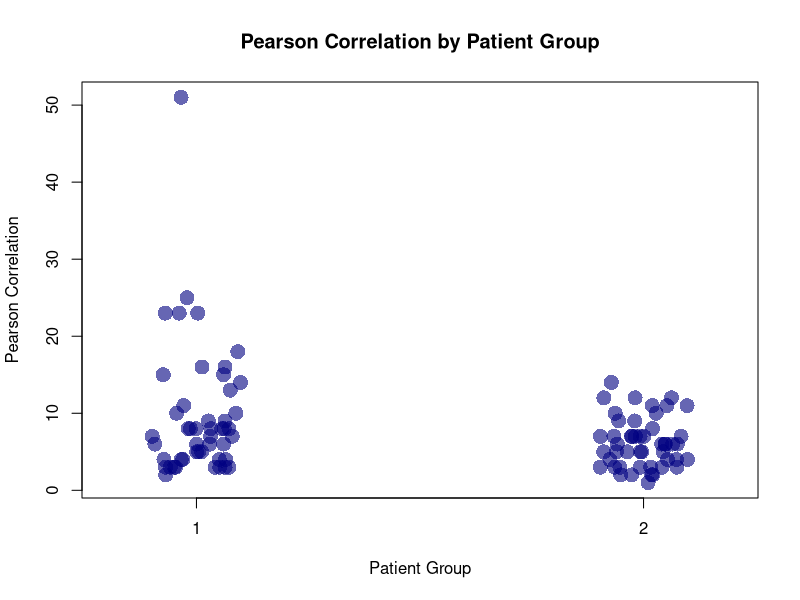
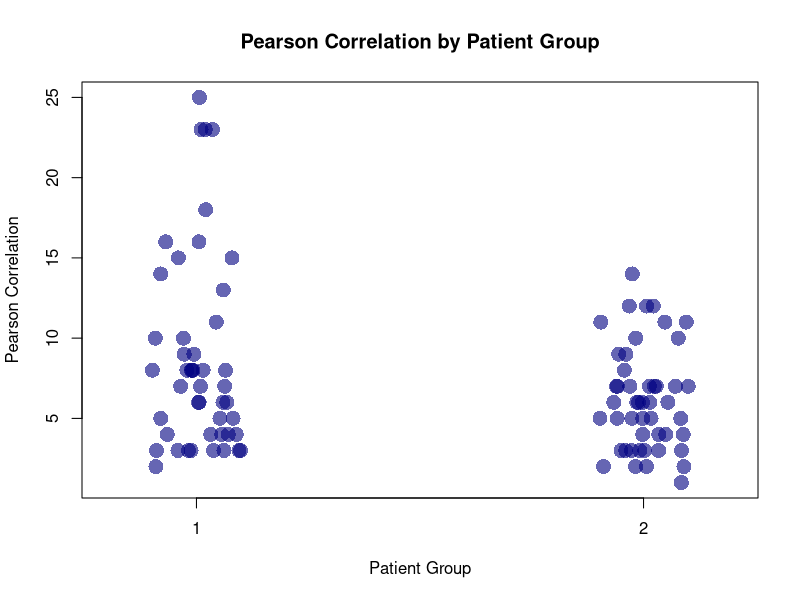
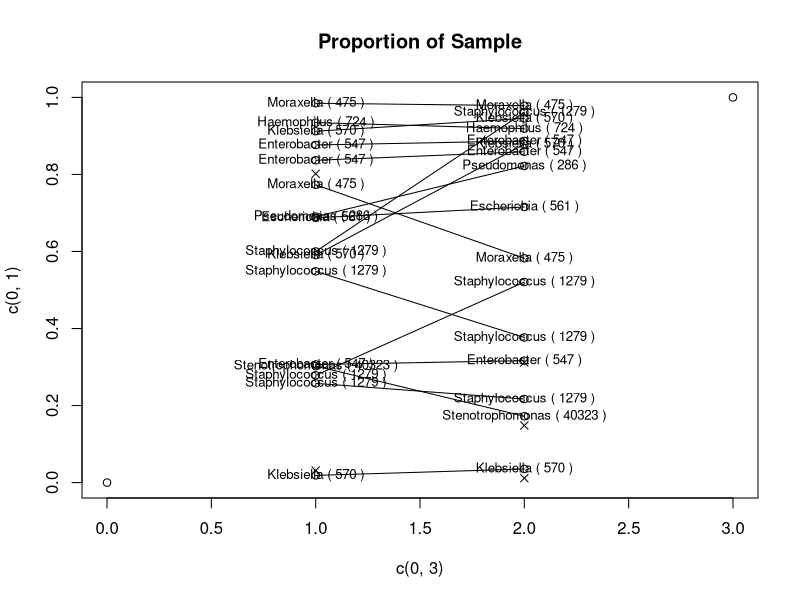
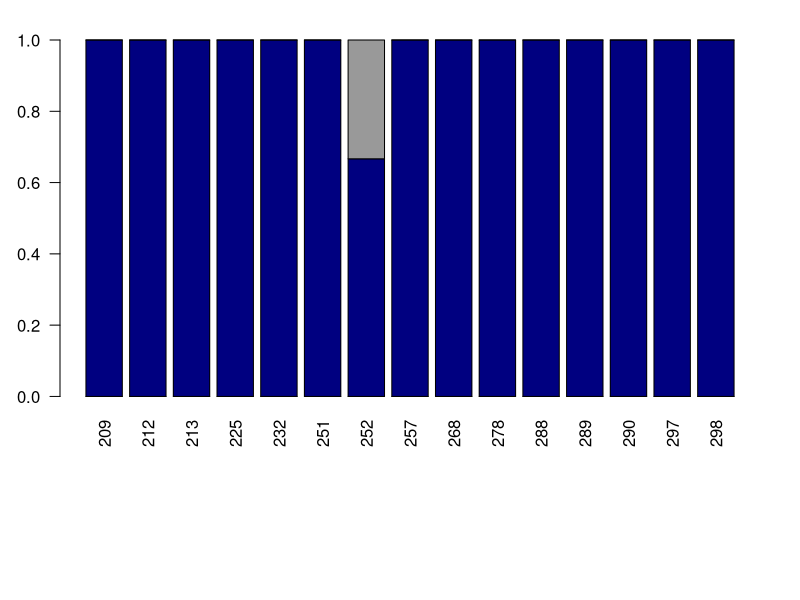
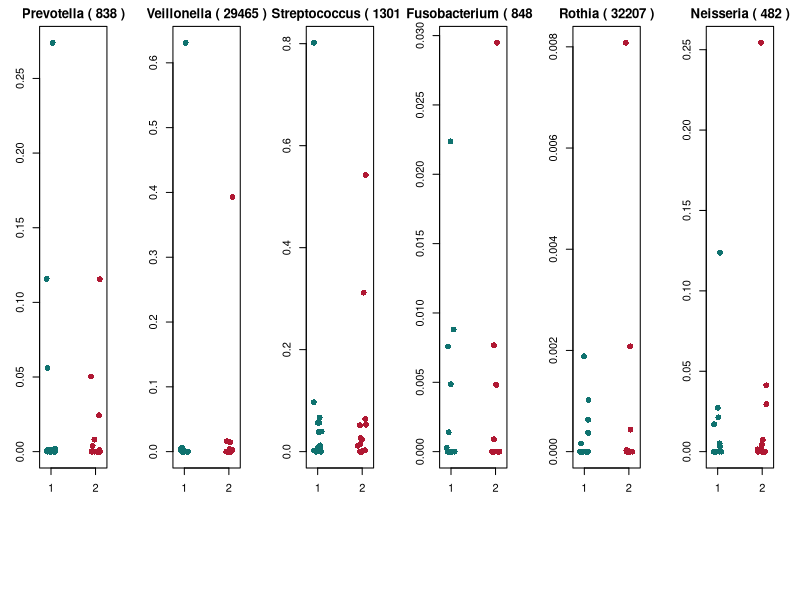
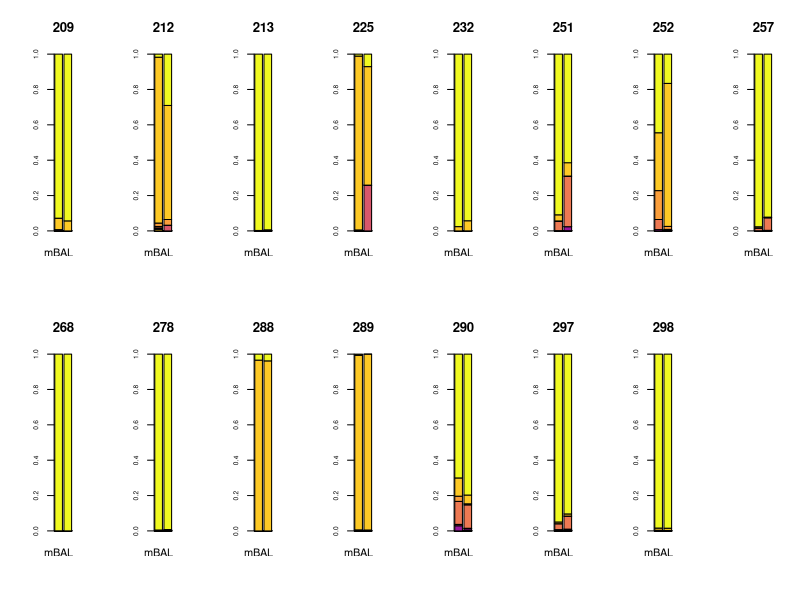
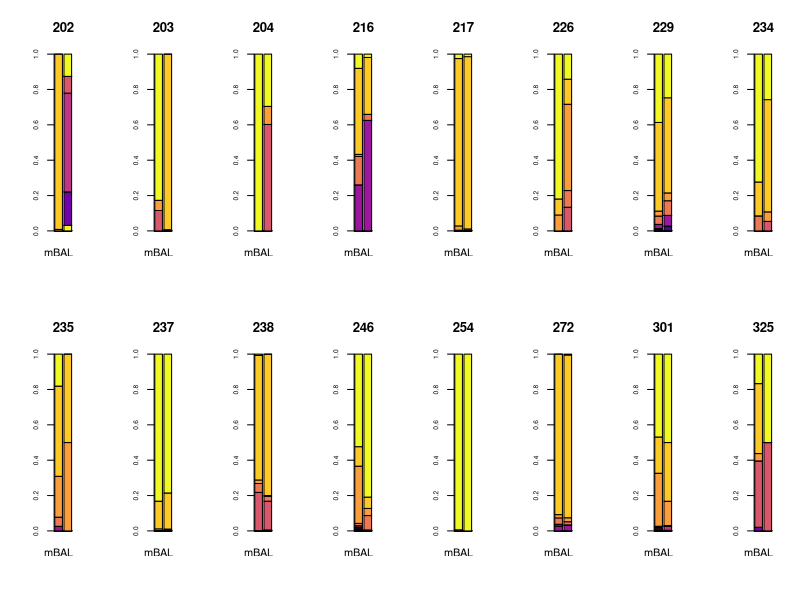
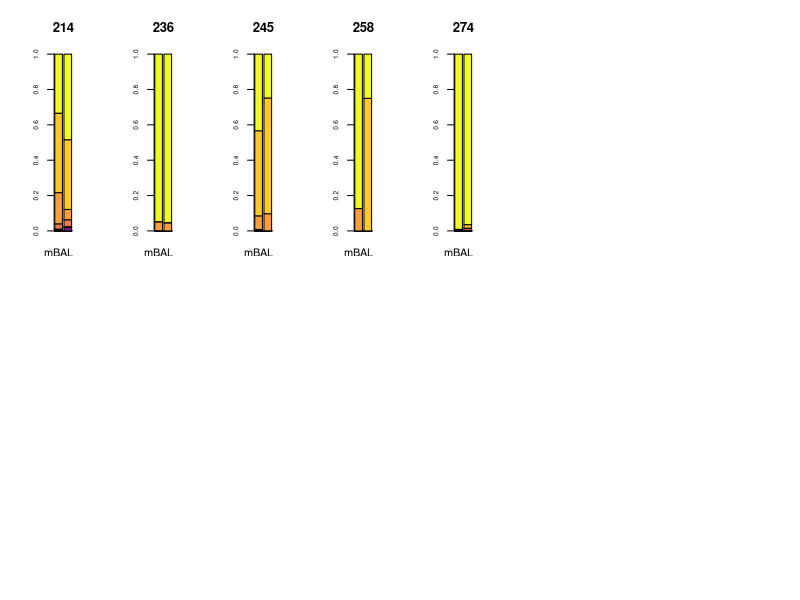

Reproduce these figures in R, in order.
## ---- chunk 1
knitr::opts_chunk$set(echo = TRUE, warning=FALSE, message=FALSE)
library(scales)
library(vegan)
library(viridis)
## ---- chunk 2
#IMPORT DATA
#.csv of all microbes by TA/mBAL sample ID
all_microbe_data <- read.csv('./data/BM_4/merged_genusrpm.tsv', sep='\t', header=TRUE, row.names=1)

#read in metadata
metadata <- read.csv('./data/tavmbal_metadata_noviruses.tsv', sep='\t', row.names=1)
## ---- chunk 3
burden <- colSums(all_microbe_data) 
## ---- chunk 4
# TOTAL BURDEN (all TA v all mBAL)
print(wilcox.test(burden[names(burden) %in% as.character(unlist(metadata[metadata$effective_group %in% c(1,2,3,4),]["TA_DNAseq_filename"]))],burden[names(burden) %in% as.character(unlist(metadata[metadata$effective_group  %in% c(1,2,3,4),]["mBAL_DNAseq_filename"]))])$p.value[1])
## ---- chunk 5
print(wilcox.test(burden[names(burden) %in% as.character(unlist(metadata[metadata$effective_group %in% c(1),]["TA_DNAseq_filename"]))],burden[names(burden) %in% as.character(unlist(metadata[metadata$effective_group  %in% c(1),]["mBAL_DNAseq_filename"]))])$p.value)

## ---- chunk 6
print(wilcox.test(burden[names(burden) %in% as.character(unlist(metadata[metadata$effective_group %in% c(4),]["TA_DNAseq_filename"]))],burden[names(burden) %in% as.character(unlist(metadata[metadata$effective_group  %in% c(4),]["mBAL_DNAseq_filename"]))])$p.value)
## ---- chunk 7
wilcox.test(burden[names(burden) %in% as.character(unlist(metadata[metadata$effective_group %in% c(1),]["TA_DNAseq_filename"]))],burden[names(burden) %in% as.character(unlist(metadata[metadata$effective_group  %in% c(4),]["TA_DNAseq_filename"]))])$p.value
#stripchart(list(burden[names(burden) %in% as.character(unlist(metadata[metadata$effective_group %in% c(1),]["TA_DNAseq_filename"]))],burden[names(burden) %in% as.character(unlist(metadata[metadata$effective_group %in% c(4),]["TA_DNAseq_filename"]))]),method='jitter',jitter=.1,vertical=T,col=alpha('navyblue',.6),pch=16,cex=2)
## ---- chunk 8
wilcox.test(burden[names(burden) %in% as.character(unlist(metadata[metadata$effective_group %in% c(1),]["mBAL_DNAseq_filename"]))],burden[names(burden) %in% as.character(unlist(metadata[metadata$effective_group  %in% c(4),]["mBAL_DNAseq_filename"]))])$p.value

## ---- chunk 9
print(summary(burden[names(burden) %in% as.character(unlist(metadata[metadata$effective_group %in% c(1,2,3,4),]["TA_DNAseq_filename"]))]))
## ---- chunk 10
print(summary(burden[names(burden) %in% as.character(unlist(metadata[metadata$effective_group %in% c(1,2,3,4),]["mBAL_DNAseq_filename"]))]))
## ---- chunk 11
MBAL <- as.character(unname(unlist(metadata[c("mBAL_DNAseq_filename")])))  # separate mBAL from TA
TA <- as.character(unname(unlist(metadata[c("TA_DNAseq_filename")])))
MBAL.microbes <- all_microbe_data[,colnames(all_microbe_data) %in% MBAL]  
TA.microbes <- all_microbe_data[,colnames(all_microbe_data) %in% TA]
MBAL.microbes.norm <-  t(t(MBAL.microbes)/colSums(MBAL.microbes))   # normalise (Total Sum Scaling) -> generate proportions
TA.microbes.norm <- t(t(TA.microbes)/colSums(TA.microbes))
 
# Isolate Group 1 Data
group1.MBAL <- as.character(unname(unlist(metadata[metadata$effective_group==1,][c("mBAL_DNAseq_filename")])))
group1.TA <- as.character(unname(unlist(metadata[metadata$effective_group==1,][c("TA_DNAseq_filename")])))
group1.MBAL.microbes <- all_microbe_data[,colnames(all_microbe_data) %in% group1.MBAL]
group1.MBAL.microbes.norm <- t(t(group1.MBAL.microbes)/colSums(group1.MBAL.microbes))
group1.TA.microbes <- all_microbe_data[,colnames(all_microbe_data) %in% group1.TA]
group1.TA.microbes.norm <- t(t(group1.TA.microbes)/colSums(group1.TA.microbes))
## ---- chunk 12

PhyProp <- read.csv("./data/phylum_proportions.csv",sep='\t',row.names=1)
PhyProp[is.na(PhyProp)]<-0
PhyProp <- PhyProp[order(rowSums(PhyProp),decreasing=F),]

mbal_phyla <- PhyProp[,colnames(PhyProp) %in% MBAL]
#barplot(as.matrix(mbal_phyla),col=rainbow(10),las=2)
ta_phyla <- PhyProp[,colnames(PhyProp) %in% TA]

pdf('./output/phylum_analysis.pdf',width=16,height=6)

full_correlations <- vector("list",length=4)
full_bc <- vector("list",length=4)
full_simpsons <- vector("list",length=8) #separate by TA and mBAL for each group
full_richness <- vector("list",length=8)
for(j in c(1,2,3,4)){
  
  correlations <- c()
  bc_dist <- c()
  ta_sdi <- c()
  mbal_sdi <- c()
  names <- c()
  mbal_richness <- c()
  ta_richness <- c()
  par(mfrow=c(2,8))
  
  for( i in rownames(metadata)){
  mbal_filename <- as.character(metadata[rownames(metadata) == i,]$mBAL_DNAseq_filename)
  ta_filename <- as.character(metadata[rownames(metadata) == i,]$TA_DNAseq_filename)
  
  if(!is.na(metadata[rownames(metadata) == i,]$effective_group)){
    
    if(metadata[rownames(metadata) == i,]$effective_group == j){
    
      # print(mbal_filename)
      # print(ta_filename)
      
      # phylum barplot
      barplot(as.matrix(PhyProp[,c(mbal_filename,ta_filename)]),col=plasma(10),cex.axis = .6,main=i,names.arg = c("mBAL","TA"))#,legend=TRUE)
      
      # pearson correlation - 1 per patient
      correlations <- c(correlations,cor(PhyProp[,c(mbal_filename)],PhyProp[,c(ta_filename)]))
      
      # bray-curtis distance - 1 per patient
      bray_curtis_dist <- vegdist(t(as.matrix(PhyProp[,c(mbal_filename,ta_filename)])), 
                                  method="bray", binary=FALSE, diag=FALSE, upper=TRUE, na.rm = FALSE)
      bc_dist <- c(bc_dist, bray_curtis_dist[1])
      
      # SDI - 1 per sample ( 2 per patient )
      ta_sdi <- c(ta_sdi,diversity(PhyProp[,c(ta_filename)],index="simpson") )
      mbal_sdi <- c(mbal_sdi, diversity(PhyProp[,c(mbal_filename)],index="simpson"))
      
      # richness - 1 per sample ( 2 per patient )
      mbal_richness <- c(mbal_richness, length(PhyProp[,c(mbal_filename)][PhyProp[,c(mbal_filename)]>0]))
      ta_richness <- c(ta_richness, length(PhyProp[,c(ta_filename)][PhyProp[,c(ta_filename)]>0]))
      
      names <- c(names,rownames(metadata[rownames(metadata) == i,]))
    }  
  }
}
full_correlations[[j]] <- correlations
full_bc[[j]] <- bc_dist
full_simpsons[[j + (j-1)]] <- mbal_sdi
full_simpsons[[j+1+(j-1)]] <- ta_sdi

full_richness[[j + (j-1)]] <- mbal_richness
full_richness[[j+1+(j-1)]] <- ta_richness

}

dev.off()
## ---- chunk 13
pdf('./output/phylum_analysis.legend.pdf')
# genus barplot
barplot(as.matrix(PhyProp[,c(mbal_filename,ta_filename)]),col=plasma(10),cex.axis = .6,main=i,names.arg = c("mBAL","TA"),legend=TRUE)
dev.off()
## ---- chunk 14
pdf('./output/phylum.pearson.pdf',height=5, width=5)
names(full_correlations) <- c("Group 1","Group 2", "Group 3", "Group 4")
stripchart(full_correlations,method='jitter',jitter=.1,vertical=T,col=alpha('navyblue',.6),pch=16,cex=2,main="Pearson Correlation by Patient Group",xlab="Patient Group", ylab="Pearson Correlation")
dev.off()
## ---- chunk 15
wilcox.test(full_correlations[[1]],full_correlations[[4]])
## ---- chunk 16
print(paste("mean pearson correlation over all group: ",mean(unlist(full_correlations))))
print(paste("sd pearson corr over all groups: ",sd(unlist(full_correlations))))
## ---- chunk 17
print(paste("mean pearson correlation over group1: ",mean(full_correlations[[1]])))
print(paste("sd pearson corr over group 1: ",sd(full_correlations[[1]])))
## ---- chunk 18
pdf('./output/phylum.bc.pdf',height=5, width=5)
# there is a significant difference in the phylum-level BC dist between infxn and no infxn
names(full_bc) <- c("Group 1","Group 2", "Group 3", "Group 4")
stripchart(full_bc,method='jitter',jitter=.1,vertical=T,col=alpha('navyblue',.6),pch=16,cex=2,main="Bray Curtis Similarity by Patient Group",xlab="Patient Group", ylab="Bray Curtis Similarity")
dev.off()
## ---- chunk 19
wilcox.test(full_bc[[1]],full_bc[[4]])
## ---- chunk 20
print(paste("mean BC over all group: ",mean(unlist(full_bc))))
print(paste("sd BC over all groups: ",sd(unlist(full_bc))))
## ---- chunk 21
print(paste("mean BC over group1: ",mean(full_bc[[1]])))
print(paste("sd BC over group1 : ",sd(full_bc[[1]])))
## ---- chunk 22
# there is no significant difference in the phylum-level simpsons diversity comparing TA to mBAL in any group
print(wilcox.test(full_simpsons[[1]],full_simpsons[[2]]))
print(wilcox.test(full_simpsons[[3]],full_simpsons[[4]]))
print(wilcox.test(full_simpsons[[5]],full_simpsons[[6]]))
print(wilcox.test(full_simpsons[[7]],full_simpsons[[8]]))
print(wilcox.test(c(full_simpsons[[1]],full_simpsons[[3]],full_simpsons[[5]],full_simpsons[[7]]),c(full_simpsons[[2]],full_simpsons[[4]],full_simpsons[[6]],full_simpsons[[8]])))
# there is a significant difference in phylum-level simpsons diversity comparing G1 to G4 in mBAL (p =)
print(wilcox.test(full_simpsons[[1]],full_simpsons[[7]]))
# the significance in phylum-level simpsons diversity between G1 and G4 in TA is not maintained (p = .07)
print(wilcox.test(full_simpsons[[2]],full_simpsons[[8]]))
## ---- chunk 23
pdf('./output/phylum.simpsons.pdf',height=5, width=5)
names(full_simpsons) <- c("Group 1\nMBAL","Group 1\nTA", "Group 2\nMBAL","Group 2\nTA", "Group 3\nMBAL","Group 3\nTA", "Group 4\nMBAL","Group 4\nTA")
boxplot(full_simpsons,cex.axis=.5,main="Simpsons Diversity by Sample Type and Patient Group",xlab="Patient Group", ylab="Simpsons Diversity Index",cex.main=.8)
stripchart(full_simpsons,method='jitter',jitter=.1,vertical=T,col=alpha('navyblue',.6),pch=16,cex=1,add=T)
dev.off()
## ---- chunk 24
print("mean/sd SDI mBAL Group 1:")
print(mean(unlist(full_simpsons[[1]])))
print(sd(unlist(full_simpsons[[1]])))
print("mean/sd SDI TA Group 1:")
print(mean(unlist(full_simpsons[[2]])))
print(sd(unlist(full_simpsons[[2]])))
print("mean/sd SDI mBAL Group 4:")
print(mean(unlist(full_simpsons[[7]])))
print(sd(unlist(full_simpsons[[7]])))
print("mean/sd SDI TA Group 4:")
print(mean(unlist(full_simpsons[[8]])))
print(sd(unlist(full_simpsons[[8]])))
## ---- chunk 25
# there is no significant difference in the phylum-level richness diversity comparing TA to mBAL in any group
print(wilcox.test(full_richness[[1]],full_richness[[2]]))
print(wilcox.test(full_richness[[3]],full_richness[[4]]))
print(wilcox.test(full_richness[[5]],full_richness[[6]]))
print(wilcox.test(full_richness[[7]],full_richness[[8]]))
print(wilcox.test(c(full_richness[[1]],full_richness[[3]],full_richness[[5]],full_richness[[7]]),c(full_richness[[2]],full_richness[[4]],full_richness[[6]],full_richness[[8]])))
# there is NO significant difference in phylum-level richness diversity comparing G1 to G4 in mBAL 
print(wilcox.test(full_richness[[1]],full_richness[[7]]))
# there is NO significant difference in phylum-level richness diversity comparing G1 to G4 in TA
print(wilcox.test(full_richness[[2]],full_richness[[8]]))
#mBAL richness summary
print(summary(c(full_richness[[1]],full_richness[[3]],full_richness[[5]],full_richness[[7]])))
# TA richness summary
print(summary(c(full_richness[[2]],full_richness[[4]],full_richness[[6]],full_richness[[8]])))
## ---- chunk 26
pdf('./output/phylum.richness.pdf',height=5, width=5)
names(full_richness) <- c("Group 1\nMBAL","Group 1\nTA", "Group 2\nMBAL","Group 2\nTA", "Group 3\nMBAL","Group 3\nTA", "Group 4\nMBAL","Group 4\nTA")
boxplot(full_richness,cex.axis=.5,main="Richness by Sample Type and Patient Group",xlab="Patient Group", ylab="Richness",cex.main=.8)
stripchart(full_richness,method='jitter',jitter=.1,vertical=T,col=alpha('navyblue',.6),pch=16,cex=1,add=T)
dev.off()
## ---- chunk 27
print("mean/sd richness mBAL Group 1:")
print(mean(unlist(full_richness[[1]])))
print(sd(unlist(full_richness[[1]])))
print("mean/sd richness TA Group 1:")
print(mean(unlist(full_richness[[2]])))
print(sd(unlist(full_richness[[2]])))
print("mean/sd richness mBAL Group 4:")
print(mean(unlist(full_richness[[7]])))
print(sd(unlist(full_richness[[7]])))
print("mean/sd richness TA Group 4:")
print(mean(unlist(full_richness[[8]])))
print(sd(unlist(full_richness[[8]])))
## ---- chunk 28
# there are significant differences in phylum-level proportions in Bacteroidetes, Actinobacteria, and Proteobacteria.
for(i in rownames(PhyProp)){
  pg1v4 <- wilcox.test(as.numeric(PhyProp[c(i),names(PhyProp) %in% as.character(unlist(metadata[metadata$effective_group == 1,][,c("mBAL_DNAseq_filename","TA_DNAseq_filename")]))]),
as.numeric(PhyProp[c(i),names(PhyProp) %in% as.character(unlist(metadata[metadata$effective_group == 4,][,c("mBAL_DNAseq_filename","TA_DNAseq_filename")]))]))$p.value
  if(!is.na(pg1v4) && pg1v4 < .05){
    pdf(paste('./output/',i,'.reads.TA.pdf',sep=''),height=5, width=5)
    stripchart(list(as.numeric(PhyProp[c(i),names(PhyProp) %in% as.character(unlist(metadata[metadata$effective_group == 1,][,c("TA_DNAseq_filename")]))]),
                    as.numeric(PhyProp[c(i),names(PhyProp) %in% as.character(unlist(metadata[metadata$effective_group == 2,][,c("TA_DNAseq_filename")]))]),
                    as.numeric(PhyProp[c(i),names(PhyProp) %in% as.character(unlist(metadata[metadata$effective_group == 3,][,c("TA_DNAseq_filename")]))]),
                    as.numeric(PhyProp[c(i),names(PhyProp) %in% as.character(unlist(metadata[metadata$effective_group == 4,][,c("TA_DNAseq_filename")]))])),
               method='jitter',jitter=.1,vertical=T,col=alpha('navy',.6),pch=16,cex=2,
               main=i,xlab="Patient Group", ylab="Proportion of Sample",group.names = c("Group 1 ", "Group 2", "Group 3", "Group 4"))
    dev.off()
    
    print(i)
    # compare proteobacteria in G1 v G4
    print(pg1v4)
    # compare proteobacteria in G1 TA v G1 MBAL
    print(wilcox.test(as.numeric(PhyProp[c(i),names(PhyProp) %in% as.character(unlist(metadata[metadata$effective_group == 1,][,c("TA_DNAseq_filename")]))]),
    as.numeric(PhyProp[c(i),names(PhyProp) %in% as.character(unlist(metadata[metadata$effective_group == 1,][,c("mBAL_DNAseq_filename")]))]))$p.value)
    # compare proteobacteria in G4 TA v G4 MBAL
    print(wilcox.test(as.numeric(PhyProp[c(i),names(PhyProp) %in% as.character(unlist(metadata[metadata$effective_group == 4,][,c("TA_DNAseq_filename")]))]),
    as.numeric(PhyProp[c(i),names(PhyProp) %in% as.character(unlist(metadata[metadata$effective_group == 4,][,c("mBAL_DNAseq_filename")]))]))$p.value)
  }
}

## ---- chunk 29
# there are significant differences in phylum-level proportions in Bacteroidetes, Actinobacteria, and Proteobacteria.
for(i in rownames(PhyProp)){
  pg1v4 <- wilcox.test(as.numeric(PhyProp[c(i),names(PhyProp) %in% as.character(unlist(metadata[,c("TA_DNAseq_filename")]))]),
                    as.numeric(PhyProp[c(i),names(PhyProp) %in% as.character(unlist(metadata[,c("mBAL_DNAseq_filename")]))]))$p.value
  if(!is.na(pg1v4) && pg1v4 < .05){
    
    pdf(paste('./output/',i,'.mBAL_TA.reads.pdf',sep=''),height=5, width=5)
    stripchart(list(as.numeric(PhyProp[c(i),names(PhyProp) %in% as.character(unlist(metadata[,c("TA_DNAseq_filename")]))]),
                    as.numeric(PhyProp[c(i),names(PhyProp) %in% as.character(unlist(metadata[,c("mBAL_DNAseq_filename")]))])),
               method='jitter',jitter=.1,vertical=T,col=alpha('navy',.6),pch=16,cex=2,
               main=i,xlab="Patient Group", ylab="Proportion of Sample",group.names = c("TA ", "mBAL"))
    dev.off()
    print(i)
    # compare proteobacteria in G1 v G4
    print(pg1v4)
    # compare proteobacteria in G1 TA v G1 MBAL
  }
}

## ---- chunk 30
all_microbe_data.microbes.norm <- t(t(all_microbe_data)/colSums(all_microbe_data))
all_microbe_data.microbes.norm[all_microbe_data.microbes.norm<.01] <- 0
new <- rbind(all_microbe_data.microbes.norm, c(1-colSums(all_microbe_data.microbes.norm)))
rownames(new) <- c(rownames(all_microbe_data.microbes.norm),"Other")
all_microbe_data <- new

all_microbe_data <- all_microbe_data[order(rowSums(all_microbe_data),decreasing=F),]
all_microbe_data <- all_microbe_data[,!is.na(colSums(all_microbe_data))]
mbal_phyla <- all_microbe_data[,colnames(all_microbe_data) %in% MBAL]
#barplot(as.matrix(mbal_phyla),col=rainbow(10),las=2)
ta_phyla <- all_microbe_data[,colnames(all_microbe_data) %in% TA]

pdf('./output/genus_analysis.pdf',width=16,height=6)

full_correlations <- vector("list",length=4)
full_bc <- vector("list",length=4)
full_jaccard <- vector("list", length=4)
full_simpsons <- vector("list",length=8) #separate by TA and mBAL for each group
full_richness <- vector("list",length=8)
for(j in c(1,2,3,4)){
  
  correlations <- c()
  bc_dist <- c()
  ta_sdi <- c()
  mbal_sdi <- c()
  names <- c()
  mbal_richness <- c()
  ta_richness <- c()
  jaccard <- c()
  par(mfrow=c(2,8))
  
  for( i in rownames(metadata)){
  mbal_filename <- as.character(metadata[rownames(metadata) == i,]$mBAL_DNAseq_filename)
  ta_filename <- as.character(metadata[rownames(metadata) == i,]$TA_DNAseq_filename)
  
  if(!is.na(metadata[rownames(metadata) == i,]$effective_group)){
    
    if(metadata[rownames(metadata) == i,]$effective_group == j){
    
      # print(mbal_filename)
      # print(ta_filename)
      
      # genus barplot
      barplot(as.matrix(all_microbe_data[,c(mbal_filename,ta_filename)]),col=plasma(10),cex.axis = .6,main=i,names.arg = c("mBAL","TA"))
      
      # pearson correlation - 1 per patient
      correlations <- c(correlations,cor(all_microbe_data[,c(mbal_filename)],all_microbe_data[,c(ta_filename)]))
      
      # bray-curtis distance - 1 per patient
      bray_curtis_dist <- vegdist(t(as.matrix(all_microbe_data[,c(mbal_filename,ta_filename)])), method="bray", binary=FALSE, diag=FALSE, upper=TRUE, na.rm = FALSE)
      bc_dist <- c(bc_dist, bray_curtis_dist[1])
      
      # SDI - 1 per sample ( 2 per patient )
      ta_sdi <- c(ta_sdi,diversity(all_microbe_data[,c(ta_filename)],index="simpson") )
      mbal_sdi <- c(mbal_sdi, diversity(all_microbe_data[,c(mbal_filename)],index="simpson"))
      
      # jaccard - 1 per patient
      jaccard_dist <- vegdist(t(as.matrix(all_microbe_data[,c(mbal_filename,ta_filename)])),method = "jaccard",binary = FALSE,diag = FALSE,upper = TRUE,na.rm = FALSE)
      jaccard <- c(jaccard, jaccard_dist[1])
      
      # richness - 1 per sample ( 2 per patient )
      mbal_richness <- c(mbal_richness, length(all_microbe_data[,c(mbal_filename)][all_microbe_data[,c(mbal_filename)]>0]))
      ta_richness <- c(ta_richness, length(all_microbe_data[,c(ta_filename)][all_microbe_data[,c(ta_filename)]>0]))
      
      names <- c(names,rownames(metadata[rownames(metadata) == i,]))
    }  
  }
}
full_correlations[[j]] <- correlations
full_bc[[j]] <- bc_dist
full_jaccard[[j]] <- jaccard

full_simpsons[[j + (j-1)]] <- mbal_sdi
full_simpsons[[j+1+(j-1)]] <- ta_sdi

full_richness[[j + (j-1)]] <- mbal_richness
full_richness[[j+1+(j-1)]] <- ta_richness

}

dev.off()

## ---- chunk 31
pdf('./output/genus_analysis.legend.pdf')
# genus barplot
barplot(as.matrix(all_microbe_data[,c(mbal_filename,ta_filename)]),col=plasma(10),cex.axis = .6,main=i,names.arg = c("mBAL","TA"),legend=TRUE)
dev.off()
## ---- chunk 32
pdf('./output/genus.pearson.pdf',height=5, width=5)
names(full_correlations) <- c("Group 1","Group 2", "Group 3", "Group 4")
stripchart(full_correlations,method='jitter',jitter=.1,vertical=T,col=alpha('navyblue',.6),pch=16,cex=2,main="Pearson Correlation by Patient Group",xlab="Patient Group", ylab="Pearson Correlation")
dev.off()
wilcox.test(full_correlations[[1]],full_correlations[[4]])
## ---- chunk 33
print(paste("mean pearson correlation over all group: ",mean(unlist(full_correlations))))
print(paste("sd pearson corr over all groups: ",sd(unlist(full_correlations))))
## ---- chunk 34
print(paste("mean pearson correlation over group1: ",mean(full_correlations[[1]])))
print(paste("sd pearson corr over group 1: ",sd(full_correlations[[1]])))
print(paste("mean pearson correlation over group2: ",mean(full_correlations[[2]])))
print(paste("sd pearson corr over group 2: ",sd(full_correlations[[2]])))
print(paste("mean pearson correlation over group3: ",mean(full_correlations[[3]])))
print(paste("sd pearson corr over group 3: ",sd(full_correlations[[3]])))
print(paste("mean pearson correlation over group4: ",mean(full_correlations[[4]])))
print(paste("sd pearson corr over group 4: ",sd(full_correlations[[4]])))
## ---- chunk 35
print(summary(unlist(full_correlations)))
## ---- chunk 36
pdf('./output/genus.bc.pdf',height=5, width=5)
# there is a significant difference in the genus-level BC dist between infxn and no infxn
names(full_bc) <- c("Group 1","Group 2", "Group 3", "Group 4")
stripchart(full_bc,method='jitter',jitter=.1,vertical=T,col=alpha('navyblue',.6),pch=16,cex=2,main="Bray Curtis Similarity by Patient Group",xlab="Patient Group", ylab="Bray Curtis Similarity")
dev.off()
wilcox.test(full_bc[[1]],full_bc[[4]])
## ---- chunk 37
print(paste("mean BC over all group: ",mean(unlist(full_bc))))
print(paste("sd BC over all groups: ",sd(unlist(full_bc))))
## ---- chunk 38
print(paste("mean BC over group1: ",mean(full_bc[[1]])))
print(paste("sd BC over group1 : ",sd(full_bc[[1]])))
print(paste("mean bray curtis over group2: ",mean(full_bc[[2]])))
print(paste("sd pearson corr over group 2: ",sd(full_bc[[2]])))
print(paste("mean bray curtis over group3: ",mean(full_bc[[3]])))
print(paste("sd pearson corr over group 3: ",sd(full_bc[[3]])))
print(paste("mean bray curtis over group4: ",mean(full_bc[[4]])))
print(paste("sd pearson corr over group 4: ",sd(full_bc[[4]])))
## ---- chunk 39
print(summary(unlist(full_bc)))
## ---- chunk 40
pdf('./output/genus.jaccard.pdf',height=5, width=5)
# there is a significant difference in the genus-level jaccard dist between infxn and no infxn
names(full_jaccard) <- c("Group 1","Group 2", "Group 3", "Group 4")
stripchart(full_jaccard,method='jitter',jitter=.1,vertical=T,col=alpha('navyblue',.6),pch=16,cex=2,main="Jaccard Similarity by Patient Group",xlab="Patient Group", ylab="Jaccard Similarity")
dev.off()
wilcox.test(full_jaccard[[1]],full_jaccard[[4]])
## ---- chunk 41
print(paste("mean jaccard over all group: ",mean(unlist(full_jaccard))))
print(paste("sd jaccard over all groups: ",sd(unlist(full_jaccard))))
## ---- chunk 42
print(paste("mean jaccard over group1: ",mean(full_jaccard[[1]])))
print(paste("sd jaccard over group1 : ",sd(full_jaccard[[1]])))
print(paste("mean jaccard over group2: ",mean(full_jaccard[[2]])))
print(paste("sd jaccard over group 2: ",sd(full_jaccard[[2]])))
print(paste("mean jaccard over group3: ",mean(full_jaccard[[3]])))
print(paste("sd jaccard over group 3: ",sd(full_jaccard[[3]])))
print(paste("mean jaccard over group4: ",mean(full_jaccard[[4]])))
print(paste("sd jaccard over group 4: ",sd(full_jaccard[[4]])))
## ---- chunk 43
print(summary(unlist(full_jaccard)))
## ---- chunk 44
# there is no significant difference in the genus-level simpsons diversity comparing TA to mBAL in any group
print(wilcox.test(full_simpsons[[1]],full_simpsons[[2]]))
print(wilcox.test(full_simpsons[[3]],full_simpsons[[4]]))
print(wilcox.test(full_simpsons[[5]],full_simpsons[[6]]))
print(wilcox.test(full_simpsons[[7]],full_simpsons[[8]]))
print(wilcox.test(c(full_simpsons[[1]],full_simpsons[[3]],full_simpsons[[5]],full_simpsons[[7]]),c(full_simpsons[[2]],full_simpsons[[4]],full_simpsons[[6]],full_simpsons[[8]])))
# there is a significant difference in genus-level simpsons diversity comparing G1 to G4 in mBAL (p =)
print(wilcox.test(full_simpsons[[1]],full_simpsons[[7]]))
# the significance in genus-level simpsons diversity between G1 and G4 in TA is not maintained (p = .07)
print(wilcox.test(full_simpsons[[2]],full_simpsons[[8]]))
# summary Simpsons mBAL
print(summary(c(full_simpsons[[1]],full_simpsons[[3]],full_simpsons[[5]],full_simpsons[[7]])))
# summary Simpsons TA
print(summary(c(full_simpsons[[2]],full_simpsons[[4]],full_simpsons[[6]],full_simpsons[[8]])))
## ---- chunk 45
pdf('./output/genus.simpsons.pdf',height=5, width=5)
names(full_simpsons) <- c("Group 1\nMBAL","Group 1\nTA", "Group 2\nMBAL","Group 2\nTA", "Group 3\nMBAL","Group 3\nTA", "Group 4\nMBAL","Group 4\nTA")
boxplot(full_simpsons,cex.axis=.5,main="Simpsons Diversity by Sample Type and Patient Group",xlab="Patient Group", ylab="Simpsons Diversity Index",cex.main=.8)
stripchart(full_simpsons,method='jitter',jitter=.1,vertical=T,col=alpha('navyblue',.6),pch=16,cex=1,add=T)
dev.off()
## ---- chunk 46
print("mean/sd SDI mBAL Group 1:")
print(mean(unlist(full_simpsons[[1]])))
print(sd(unlist(full_simpsons[[1]])))
print("mean/sd SDI TA Group 1:")
print(mean(unlist(full_simpsons[[2]])))
print(sd(unlist(full_simpsons[[2]])))
print("mean/sd SDI mBAL Group 4:")
print(mean(unlist(full_simpsons[[7]])))
print(sd(unlist(full_simpsons[[7]])))
print("mean/sd SDI TA Group 4:")
print(mean(unlist(full_simpsons[[8]])))
print(sd(unlist(full_simpsons[[8]])))
## ---- chunk 47

# there is no significant difference in the genus-level richness comparing TA to mBAL in any group
print(wilcox.test(full_richness[[1]],full_richness[[2]]))
print(wilcox.test(full_richness[[3]],full_richness[[4]]))
print(wilcox.test(full_richness[[5]],full_richness[[6]]))
print(wilcox.test(full_richness[[7]],full_richness[[8]]))

# there is significant difference in the richness when you combine across groups!!!
print(wilcox.test(c(full_richness[[1]],full_richness[[3]],full_richness[[5]],full_richness[[7]]),c(full_richness[[2]],full_richness[[4]],full_richness[[6]],full_richness[[8]])))
stripchart(list(c(full_richness[[1]],full_richness[[3]],full_richness[[5]],full_richness[[7]]),c(full_richness[[2]],full_richness[[4]],full_richness[[6]],full_richness[[8]])),method='jitter',jitter=.1,vertical=T,col=alpha('navyblue',.6),pch=16,cex=2,main="Pearson Correlation by Patient Group",xlab="Patient Group", ylab="Pearson Correlation")

# recomputing after removing richness outlier in mBAL 
# the mean + 3SD of mBAL richness
original_mbal_richness <- (unlist(list(c(full_richness[[1]],full_richness[[3]],full_richness[[5]],full_richness[7]))))
outlier_threshold <- mean(original_mbal_richness) + sd(original_mbal_richness)*3
new_values = original_mbal_richness[original_mbal_richness<outlier_threshold]
print(wilcox.test(new_values,c(full_richness[[2]],full_richness[[4]],full_richness[[6]],full_richness[[8]])))
stripchart(list(new_values,c(full_richness[[2]],full_richness[[4]],full_richness[[6]],full_richness[[8]])),method='jitter',jitter=.1,vertical=T,col=alpha('navyblue',.6),pch=16,cex=2,main="Pearson Correlation by Patient Group",xlab="Patient Group", ylab="Pearson Correlation")

# there is NO significant difference in genus-level richness diversity comparing G1 to G4 in mBAL 
print(wilcox.test(full_richness[[1]],full_richness[[7]]))
# there is NO significant difference in genus-level richness diversity comparing G1 to G4 in TA
print(wilcox.test(full_richness[[2]],full_richness[[8]]))

#mBAL richness summary
print(summary(new_values))
# TA richness summary
print(summary(c(full_richness[[2]],full_richness[[4]],full_richness[[6]],full_richness[[8]])))
## ---- chunk 48
pdf('./output/genus.richness.pdf',height=5, width=5)
names(full_richness) <- c("Group 1\nMBAL","Group 1\nTA", "Group 2\nMBAL","Group 2\nTA", "Group 3\nMBAL","Group 3\nTA", "Group 4\nMBAL","Group 4\nTA")
boxplot(full_richness,cex.axis=.5,main="Richness by Sample Type and Patient Group",xlab="Patient Group", ylab="Richness",cex.main=.8)
stripchart(full_richness,method='jitter',jitter=.1,vertical=T,col=alpha('navyblue',.6),pch=16,cex=1,add=T)
dev.off()
## ---- chunk 49
print("mean/sd SDI mBAL Group 1:")
print(mean(unlist(full_richness[[1]])))
print(sd(unlist(full_richness[[1]])))
print("mean/sd SDI TA Group 1:")
print(mean(unlist(full_richness[[2]])))
print(sd(unlist(full_richness[[2]])))
print("mean/sd SDI mBAL Group 4:")
print(mean(unlist(full_richness[[7]])))
print(sd(unlist(full_richness[[7]])))
print("mean/sd SDI TA Group 4:")
print(mean(unlist(full_richness[[8]])))
print(sd(unlist(full_richness[[8]])))
## ---- chunk 50

relative_numbers <- FALSE
column_names <- c()
IDs <- c()
overlap_both <- c()
rank_list_mbal <- c()
rank_list_ta <- c()
cummulative_pathos <- c()

plot(c(0,3),c(0,1),main="Proportion of Sample")
for( i in rownames(metadata)){
  mbal_filename <- as.character(metadata[rownames(metadata) == i,]$mBAL_DNAseq_filename)
  ta_filename <- as.character(metadata[rownames(metadata) == i,]$TA_DNAseq_filename)
  
  if(!is.na(metadata[rownames(metadata) == i,]$effective_group)){
    if(metadata[rownames(metadata) == i,]$effective_group == 1){
      print(mbal_filename)
      print(ta_filename)
      
      # sort mBAL samples and get names
      mbal <- sort(group1.MBAL.microbes.norm[,c(mbal_filename)],decreasing=TRUE)
      mbal_names <- names(mbal[mbal>.01])
      
      if(ta_filename %in% colnames(group1.TA.microbes.norm)){
        
        IDs <- c(IDs,rownames(metadata[rownames(metadata) == i,]))
        
        # sort TA samples and get names
        ta <- sort(group1.TA.microbes.norm[,c(ta_filename)],decreasing=TRUE)
        ta_names <- names(ta[ta>.01])

        # get the pathogens        
        pathogens <- as.character(metadata[rownames(metadata) == i,]$microbe)
        patholist <- strsplit(pathogens,',')[[1]]
        print(patholist)
        print(head(mbal_names))
        print(head(ta_names))
        
        rank_mbal <- match(patholist,mbal_names) 
        rank_ta <- match(patholist,ta_names)
        print(paste("rank mBAL",rank_mbal))
        print(paste("rank TA",rank_ta))
        
        rank_list_mbal <- c(rank_list_mbal,rank_mbal)
        rank_list_ta <- c(rank_list_ta, rank_ta)
        cummulative_pathos <- c(cummulative_pathos, patholist)
        
        #move these lines here if you want to only include the pathogens in the barplot
        mbal_names <- mbal_names[mbal_names %in% patholist]
        ta_names <- ta_names[ta_names %in% patholist]
        
        shared <- intersect(as.vector(mbal_names), as.vector(ta_names))
        mbal_specific <- setdiff(mbal_names, ta_names) #gives the number that are present only in mbal_set
        ta_specific <-  setdiff(ta_names, mbal_names)  #gives the number that are present only in ta_set
      
        #otherwise put those lines here:
        #mbal_names <- mbal_names[mbal_names %in% patholist]
        #ta_names <- ta_names[ta_names %in% patholist]
        
        
        
        #print(intersect(shared,patholist))
        overlap_both<-c(overlap_both, length(intersect(shared,patholist)))
        if(length(intersect(shared,patholist)) == length(patholist)){
          print("ALL FOUND")
          for(p in patholist){
            #print(ta[p])
            #print(mbal[p])
            points(c(1,2),c(ta[p],mbal[p]),type="o")
            text(c(1,2),c(ta[p],mbal[p]),p,cex=.8)
          }
        }else{
          print("NOT ALL FOUND")
          print(patholist)
          print(mbal_names)
          print(ta_names)
          #print(intersect(mbal_specific,patholist))
          #print(intersect(ta_specific,patholist))
          for(p in patholist){
            if(p %in% ta_names){
              points(c(1),c(ta[p]),pch=4)
            }
            if(p %in% mbal_names){
              points(c(2),c(mbal[p]),pch=4)
            }
          }
        }
        
        if(length(relative_numbers) < 3){
          relative_numbers <- c(length(ta_specific), length(shared), length(mbal_specific))
        }else{
          relative_numbers <- cbind(relative_numbers, c(length(ta_specific), length(shared), length(mbal_specific)) )
        }
        cbind(relative_numbers, c(ta_specific, shared, mbal_specific))  
        
        relative_numbers <- as.matrix(relative_numbers)
        rownames(relative_numbers) <- c("TA", "BOTH", "MBAL")
        column_names <- c(column_names, mbal_filename[1])
        colnames(relative_numbers) <- column_names    
        
      }
     
    }    
  }

}



pdf('./output/pathogens_identified.pdf',width=8, height=6)
par(mar=c(10,3,2,2))
colnames(relative_numbers) <- IDs
barplot(relative_numbers, col=c("gray80","navyblue","gray50"),main="Microbes Identified in DNA-seq by TA and/or mBAL",legend=TRUE,cex.main=.8,ylab="# of Pathogens Cultured",xlab="Patient ID",cex.axis=.6)
dev.off()

print(as.data.frame(cbind(cummulative_pathos,rank_list_mbal,rank_list_ta)))
write.csv(as.data.frame(cbind(cummulative_pathos,rank_list_mbal,rank_list_ta)),'ranks_by_sample_type.tsv',quote=F)


par(mar=c(10,3,2,2))
barplot(t(t(relative_numbers)/colSums(relative_numbers)), col=c("gray80","navyblue","gray60"),las=2)
## ---- chunk 51
colorset1 <- c('#0F726F','#B01833')

pdf('./output/Apriori_genera.pdf',width=18, height=5)
par(mfrow=c(1,6))
stripchart(list(all_microbe_data[c("Prevotella ( 838 )"),as.character(unlist(metadata[,c("TA_DNAseq_filename")]))],all_microbe_data[c("Prevotella ( 838 )"),as.character(unlist(metadata[,c("mBAL_DNAseq_filename")]))]),vertical=TRUE,jitter=.1,method='jitter',pch=16,cex=2,col=alpha(colorset1,.5),main="Prevotella ( 838 )")
print(wilcox.test(all_microbe_data[c("Prevotella ( 838 )"),as.character(unlist(metadata[,c("TA_DNAseq_filename")]))],all_microbe_data[c("Prevotella ( 838 )"),as.character(unlist(metadata[,c("mBAL_DNAseq_filename")]))])$p.value)

stripchart(list(all_microbe_data[c("Veillonella ( 29465 )"),as.character(unlist(metadata[,c("TA_DNAseq_filename")]))],all_microbe_data[c("Veillonella ( 29465 )"),as.character(unlist(metadata[,c("mBAL_DNAseq_filename")]))]),vertical=TRUE,jitter=.1,method='jitter',pch=16,cex=2,col=alpha(colorset1,.5),main="Veillonella ( 29465 )")
print(wilcox.test(all_microbe_data[c("Veillonella ( 29465 )"),as.character(unlist(metadata[,c("TA_DNAseq_filename")]))],all_microbe_data[c("Veillonella ( 29465 )"),as.character(unlist(metadata[,c("mBAL_DNAseq_filename")]))])$p.value)

stripchart(list(all_microbe_data[c("Streptococcus ( 1301 )"),as.character(unlist(metadata[,c("TA_DNAseq_filename")]))],all_microbe_data[c("Streptococcus ( 1301 )"),as.character(unlist(metadata[,c("mBAL_DNAseq_filename")]))]),vertical=TRUE,jitter=.1,method='jitter',pch=16,cex=2,col=alpha(colorset1,.5),main="Streptococcus ( 1301 )")
print(wilcox.test(all_microbe_data[c("Streptococcus ( 1301 )"),as.character(unlist(metadata[,c("TA_DNAseq_filename")]))],all_microbe_data[c("Streptococcus ( 1301 )"),as.character(unlist(metadata[,c("mBAL_DNAseq_filename")]))])$p.value)

stripchart(list(all_microbe_data[c("Fusobacterium ( 848 )"),as.character(unlist(metadata[,c("TA_DNAseq_filename")]))],all_microbe_data[c("Fusobacterium ( 848 )"),as.character(unlist(metadata[,c("mBAL_DNAseq_filename")]))]),vertical=TRUE,jitter=.1,method='jitter',pch=16,cex=2,col=alpha(colorset1,.5),main="Fusobacterium ( 848 )")
print(wilcox.test(all_microbe_data[c("Fusobacterium ( 848 )"),as.character(unlist(metadata[,c("TA_DNAseq_filename")]))],all_microbe_data[c("Fusobacterium ( 848 )"),as.character(unlist(metadata[,c("mBAL_DNAseq_filename")]))])$p.value)

stripchart(list(all_microbe_data[c("Rothia ( 32207 )"),as.character(unlist(metadata[,c("TA_DNAseq_filename")]))],all_microbe_data[c("Rothia ( 32207 )"),as.character(unlist(metadata[,c("mBAL_DNAseq_filename")]))]),vertical=TRUE,jitter=.1,method='jitter',pch=16,cex=2,col=alpha(colorset1,.5),main="Rothia ( 32207 )")
print(wilcox.test(all_microbe_data[c("Rothia ( 32207 )"),as.character(unlist(metadata[,c("TA_DNAseq_filename")]))],all_microbe_data[c("Rothia ( 32207 )"),as.character(unlist(metadata[,c("mBAL_DNAseq_filename")]))])$p.value)

stripchart(list(all_microbe_data[c("Neisseria ( 482 )"),as.character(unlist(metadata[,c("TA_DNAseq_filename")]))],all_microbe_data[c("Neisseria ( 482 )"),as.character(unlist(metadata[,c("mBAL_DNAseq_filename")]))]),vertical=TRUE,jitter=.1,method='jitter',pch=16,cex=2,col=alpha(colorset1,.5),main="Neisseria ( 482 )")
print(wilcox.test(all_microbe_data[c("Neisseria ( 482 )"),as.character(unlist(metadata[,c("TA_DNAseq_filename")]))],all_microbe_data[c("Neisseria ( 482 )"),as.character(unlist(metadata[,c("mBAL_DNAseq_filename")]))])$p.value)

dev.off()
#wilcox.test(all_microbe_data[metadata$effective_group == 1,][c("Neisseria ( 482 )"),as.character(unlist(metadata[c("TA_DNAseq_filename")]))],all_microbe_data[metadata$effective_group == 1,][c("Neisseria ( 482 )"),as.character(unlist(metadata[c("mBAL_DNAseq_filename")]))])


## ---- chunk 52

# relative_numbers <- FALSE
# column_names <- c()     # column names for the relative_proportions MBAL/BOTH/TA plot
# ta_diversity <- c()     # simpsons diversity values
# mbal_diversity <- c()   
# pearson <- c()       # correlations btwn TA v. MBAL samples
# spearman <- c()     
# IDs <- c()      # save the common sample IDs between the two groups
# bcdist <- c()     # Bray-Curtis distance between MBAL and TA
# jaccard <- c()     # Jaccard similarity btwn MBAL and TA
# mbal_richness <- c()   # richness
# ta_richness <- c()
# mbal_burden <- c()   # burden
# ta_burden <- c()
# 
# for(i in rownames(metadata)) {
#   mbal_filename <- as.character(metadata[rownames(metadata) == i, ]$mBAL_DNAseq_filename)
#   ta_filename <- as.character(metadata[rownames(metadata) == i, ]$TA_DNAseq_filename)
#   
#   print(mbal_filename)
#   print(ta_filename)
#   
#   # sort mBAL samples and get names
#   mbal <- sort(MBAL.microbes.norm[, c(mbal_filename)], decreasing = TRUE)
#   mbal_names <- names(mbal[mbal > 0.01])   # only consider microbes with abundance > 1%
#   
#   if (ta_filename %in% colnames(TA.microbes.norm)) {
#     IDs <- c(IDs, rownames(metadata[rownames(metadata) == i, ]))
#     
#     # sort TA samples and get names
#     ta <-
#     sort(TA.microbes.norm[, c(ta_filename)], decreasing = TRUE)
#     ta_names <- names(ta[ta > 0.01])    # only consider microbes with abundance > 1%
#     
#     # create dataframes of top 10 from each TA/mBAL
#     m <- as.data.frame(mbal[mbal > .01])
#     colnames(m) <- c("mbal")
#     t <- as.data.frame(ta[ta > .01])
#     colnames(t) <- c("ta")
#     merged <- merge(m, t, by = 0, all = TRUE)
#     merged[is.na(merged)] <- 0
#     print(merged)
#     
#     print(merged$mbal)
#     print(merged$ta)
#     
#     # make sure that there are at least some non-zero reads - otherwise the distance metrics will fail. 
#     # if a sample has all zeros, give it NA values for distance metrics
#     if (sum(merged$mbal) > 0 && sum(merged$ta) > 0) {
#       # save metrics - correlation and simpson's diversity
#       pearson <-  c(pearson, cor(merged$mbal, merged$ta, method = "pearson"))
#       spearman <- c(spearman, cor(merged$mbal, merged$ta, method = "spearman"))
#       
#       c <- cbind(MBAL.microbes.norm[, c(mbal_filename)], TA.microbes.norm[, c(ta_filename)])
#       c <- c[rowMax(c) > .01, ]  # remove the rows with less than 1% of reads
#       colnames(c) <- c(mbal_filename, ta_filename)
#       bray_curtis_dist <- vegdist(t(c),method = "bray",binary = FALSE,diag = FALSE,upper = TRUE,na.rm = FALSE)
#       bcdist <- c(bcdist, bray_curtis_dist)
#     } else{
#       pearson <- c(pearson, NA)
#       spearman <- c(spearman, NA)
#       bcdist <- c(bcdist, NA)
#     }
#     if (sum(merged$mbal) > 0) {
#       mbal_diversity <- c(mbal_diversity, diversity(mbal, index = "simpson"))
#     } else{
#       mbal_diversity <- c(mbal_diversity, 0)
#     }
#     if (sum(merged$mbal) > 0) {
#       ta_diversity <- c(ta_diversity, diversity(ta, index = "simpson"))
#     } else{
#       ta_diversity <- c(ta_diversity, 0)
#     }
#     
#     jaccard_dist <- vegdist(t(c),method = "jaccard",binary = FALSE,diag = FALSE,upper = TRUE,na.rm = FALSE)
#     jaccard <- c(jaccard, jaccard_dist)
#     mbal_richness <- c(mbal_richness, length(mbal[mbal > 0]))
#     ta_richness <- c(ta_richness, length(ta[ta > 0]))
#     mbal_burden <- c(mbal_burden, sum(MBAL.microbes[, c(mbal_filename)]))
#     ta_burden <- c(ta_burden, sum(TA.microbes[, c(ta_filename)]))
#     
#     shared <- intersect(as.vector(mbal_names), as.vector(ta_names))
#     mbal_specific <- setdiff(mbal_names, ta_names) #gives the number that are present only in mbal_set
#     ta_specific <- setdiff(ta_names, mbal_names)  #gives the number that are present only in ta_set
#     
#     if (length(relative_numbers) < 3) {
#       relative_numbers <- c(length(ta_specific), length(shared),length(mbal_specific))
#     } else{
#     relative_numbers <- cbind(relative_numbers, c(length(ta_specific),length(shared), length(mbal_specific)
#     ))
#   }
#   cbind(relative_numbers, c(ta_specific, shared, mbal_specific))
#   
#   relative_numbers <- as.matrix(relative_numbers)
#   rownames(relative_numbers) <- c("TA", "BOTH", "MBAL")
#   column_names <- c(column_names, mbal_filename[1])
#   colnames(relative_numbers) <- column_names
#   
#   }
#   
# }
# diversity_matrix <- cbind(mbal_diversity,ta_diversity)
# rownames(diversity_matrix) <- IDs
# names(pearson) <- IDs
# names(spearman) <- IDs
# names(bcdist) <- IDs
# names(jaccard) <- IDs
# names(ta_richness) <- IDs
# names(mbal_richness) <- IDs
# names(mbal_burden) <- IDs
# names(ta_burden) <- IDs
# 
# wilcox.test(mbal_burden,ta_burden)
# wilcox.test(mbal_richness,ta_richness)
# 
# 
# print(pearson)
# print(spearman)
# print(bcdist)
# print(ta_richness)
# print(mbal_richness)
# print(cor(diversity_matrix))
# 
# 
# stripchart(list(pearson[names(pearson) %in% rownames(metadata[metadata$effective_group==1,])],
#            pearson[names(pearson) %in% rownames(metadata[metadata$effective_group==2,])],
#            pearson[names(pearson) %in% rownames(metadata[metadata$effective_group==3,])],
#            pearson[names(pearson) %in% rownames(metadata[metadata$effective_group==4,])]),method='jitter',jitter=.1, vertical = TRUE)
# 
# stripchart(list(spearman[names(spearman) %in% rownames(metadata[metadata$effective_group==1,])],
#            spearman[names(spearman) %in% rownames(metadata[metadata$effective_group==2,])],
#            spearman[names(spearman) %in% rownames(metadata[metadata$effective_group==3,])],
#            spearman[names(spearman) %in% rownames(metadata[metadata$effective_group==4,])]),method='jitter',jitter=.1, vertical = TRUE)
# 
# 
# stripchart(list(mbal_richness[names(mbal_richness) %in% rownames(metadata[metadata$effective_group==1,])],mbal_richness[names(mbal_richness) %in% rownames(metadata[metadata$effective_group==2,])],mbal_richness[names(mbal_richness) %in% rownames(metadata[metadata$effective_group==3,])],mbal_richness[names(mbal_richness) %in% rownames(metadata[metadata$effective_group==4,])] ),method='jitter',jitter=.15,vertical=TRUE,cex=1.2,pch=1)
# 
# stripchart(list(bcdist[names(bcdist) %in% rownames(metadata[metadata$effective_group==1,])],bcdist[names(bcdist) %in% rownames(metadata[metadata$effective_group==2,])],bcdist[names(bcdist) %in% rownames(metadata[metadata$effective_group==3,])],bcdist[names(bcdist) %in% rownames(metadata[metadata$effective_group==4,])] ),method='jitter',jitter=.15,vertical=TRUE,cex=1.2,pch=1)
# 
# stripchart(list(
# mbal_richness[names(mbal_richness) %in% rownames(metadata[metadata$effective_group==1,])],
# ta_richness[names(ta_richness) %in% rownames(metadata[metadata$effective_group==1,])],
# mbal_richness[names(mbal_richness) %in% rownames(metadata[metadata$effective_group==2,])],
# ta_richness[names(ta_richness) %in% rownames(metadata[metadata$effective_group==2,])],
# mbal_richness[names(mbal_richness) %in% rownames(metadata[metadata$effective_group==3,])],
# ta_richness[names(ta_richness) %in% rownames(metadata[metadata$effective_group==3,])],
# mbal_richness[names(mbal_richness) %in% rownames(metadata[metadata$effective_group==4,])],
# ta_richness[names(ta_richness) %in% rownames(metadata[metadata$effective_group==4,])] )
# ,method='jitter',jitter=.15,vertical=TRUE,cex=1.2,pch=1,main="mbal and ta richness across all 4 patient groupings")
# 
# 
# par(mar=c(10,3,2,2))
# barplot(relative_numbers, col=c("gray80","navyblue","gray60"),las=2,main="Microbes Identified in DNA-seq by TA and/or mBAL")
# 
# par(mar=c(10,3,2,2))
# barplot(t(t(relative_numbers)/colSums(relative_numbers)), col=c("gray80","navyblue","gray60"),las=2)
## ---- chunk 53

# g1 <- relative_numbers[,colnames(relative_numbers) %in% metadata[metadata$effective_group==1,]$mBAL_DNAseq_filename]
# g2 <- relative_numbers[,colnames(relative_numbers) %in% metadata[metadata$effective_group==2,]$mBAL_DNAseq_filename]
# g3 <- relative_numbers[,colnames(relative_numbers) %in% metadata[metadata$effective_group==3,]$mBAL_DNAseq_filename]
# g4 <- relative_numbers[,colnames(relative_numbers) %in% metadata[metadata$effective_group==4,]$mBAL_DNAseq_filename]
# 
# par(mfrow=c(1,4))
# barplot(t(t(g1)/colSums(g1)), col=c("gray80","navyblue","gray60"),las=2)
# barplot(t(t(g2)/colSums(g2)), col=c("gray80","navyblue","gray60"),las=2)
# barplot(t(t(g3)/colSums(g3)), col=c("gray80","navyblue","gray60"),las=2)
# barplot(t(t(g4)/colSums(g4)), col=c("gray80","navyblue","gray60"),las=2)
# 
# print(wilcox.test(t(t(g1)/colSums(g1))[c("BOTH"),],t(t(g3)/colSums(g3))[c("BOTH"),])$p.value)
# print(wilcox.test(t(t(g1)/colSums(g1))[c("BOTH"),],t(t(g4)/colSums(g4))[c("BOTH"),])$p.value)
# 




## ---- chunk 54
colorset1 <- c('#0F726F','#B01833')

par(mfrow=c(1,6))
stripchart(list(group1.TA.microbes.norm[c("Prevotella ( 838 )"),],group1.MBAL.microbes.norm[c("Prevotella ( 838 )"),]),vertical=TRUE,jitter=.1,method='jitter',pch=16,cex=1.2,col=colorset1,main="Prevotella ( 838 )")
print(wilcox.test(group1.TA.microbes.norm[c("Prevotella ( 838 )"),],group1.MBAL.microbes.norm[c("Prevotella ( 838 )"),])$p.value)

stripchart(list(group1.TA.microbes.norm[c("Veillonella ( 29465 )"),],group1.MBAL.microbes.norm[c("Veillonella ( 29465 )"),]),vertical=TRUE,jitter=.1,method='jitter',pch=16,cex=1.2,col=colorset1,main="Veillonella ( 29465 )")
print(wilcox.test(group1.TA.microbes.norm[c("Veillonella ( 29465 )"),],group1.MBAL.microbes.norm[c("Veillonella ( 29465 )"),])$p.value)

stripchart(list(group1.TA.microbes.norm[c("Streptococcus ( 1301 )"),],group1.MBAL.microbes.norm[c("Streptococcus ( 1301 )"),]),vertical=TRUE,jitter=.1,method='jitter',pch=16,cex=1.2,col=colorset1,main="Streptococcus ( 1301 )")
print(wilcox.test(group1.TA.microbes.norm[c("Streptococcus ( 1301 )"),],group1.MBAL.microbes.norm[c("Streptococcus ( 1301 )"),])$p.value)

stripchart(list(group1.TA.microbes.norm[c("Fusobacterium ( 848 )"),],group1.MBAL.microbes.norm[c("Fusobacterium ( 848 )"),]),vertical=TRUE,jitter=.1,method='jitter',pch=16,cex=1.2,col=colorset1,main="Fusobacterium ( 848 )")
print(wilcox.test(group1.TA.microbes.norm[c("Fusobacterium ( 848 )"),],group1.MBAL.microbes.norm[c("Fusobacterium ( 848 )"),])$p.value)

stripchart(list(group1.TA.microbes.norm[c("Rothia ( 32207 )"),],group1.MBAL.microbes.norm[c("Rothia ( 32207 )"),]),vertical=TRUE,jitter=.1,method='jitter',pch=16,cex=1.2,col=colorset1,main="Rothia ( 32207 )")
print(wilcox.test(group1.TA.microbes.norm[c("Rothia ( 32207 )"),],group1.MBAL.microbes.norm[c("Rothia ( 32207 )"),])$p.value)

stripchart(list(group1.TA.microbes.norm[c("Neisseria ( 482 )"),],group1.MBAL.microbes.norm[c("Neisseria ( 482 )"),]),vertical=TRUE,jitter=.1,method='jitter',pch=16,cex=1.2,col=colorset1,main="Neisseria ( 482 )")
print(wilcox.test(group1.TA.microbes.norm[c("Neisseria ( 482 )"),],group1.MBAL.microbes.norm[c("Neisseria ( 482 )"),])$p.value)
